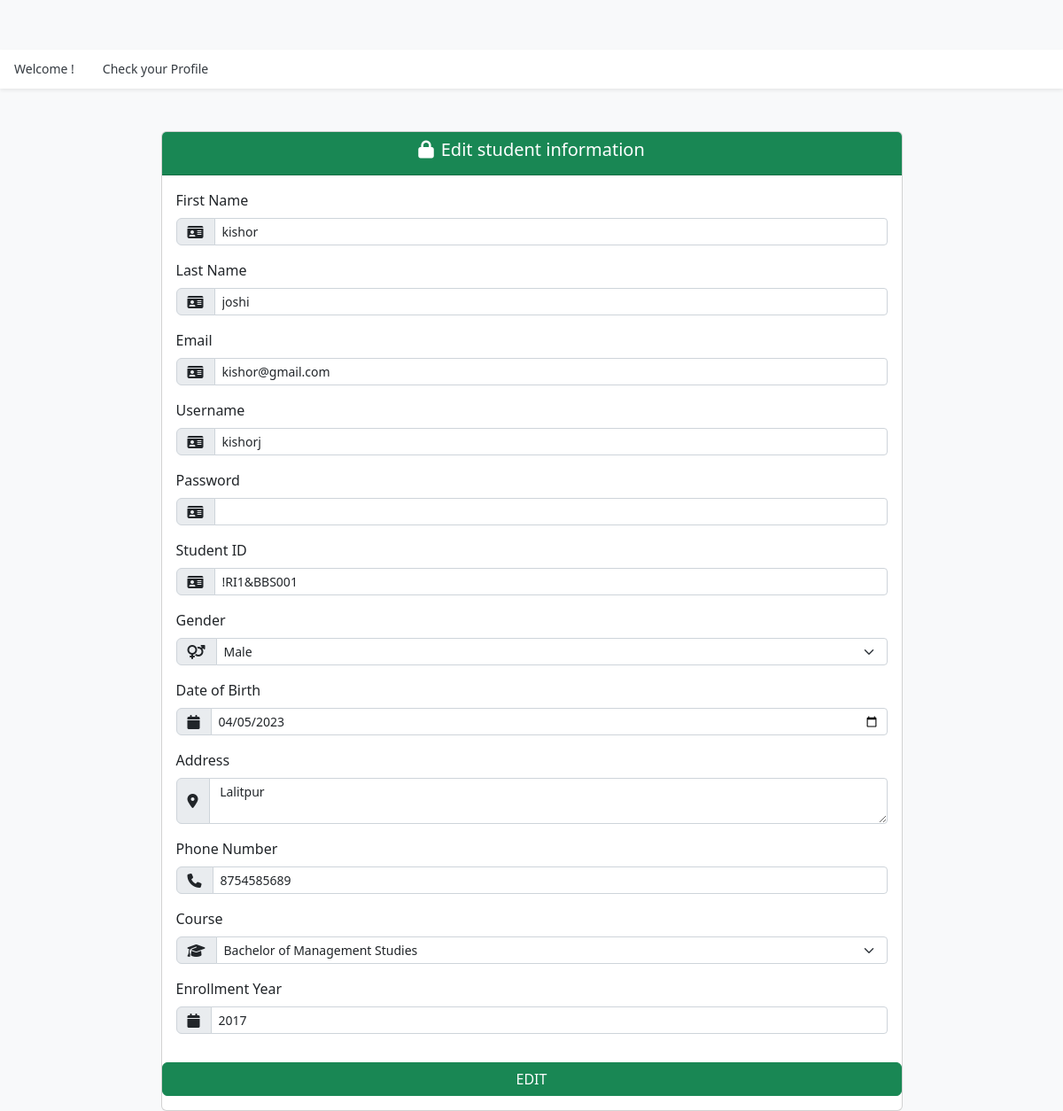
Page /hod/student/edit/2/ (signed in) on the earlier database version.
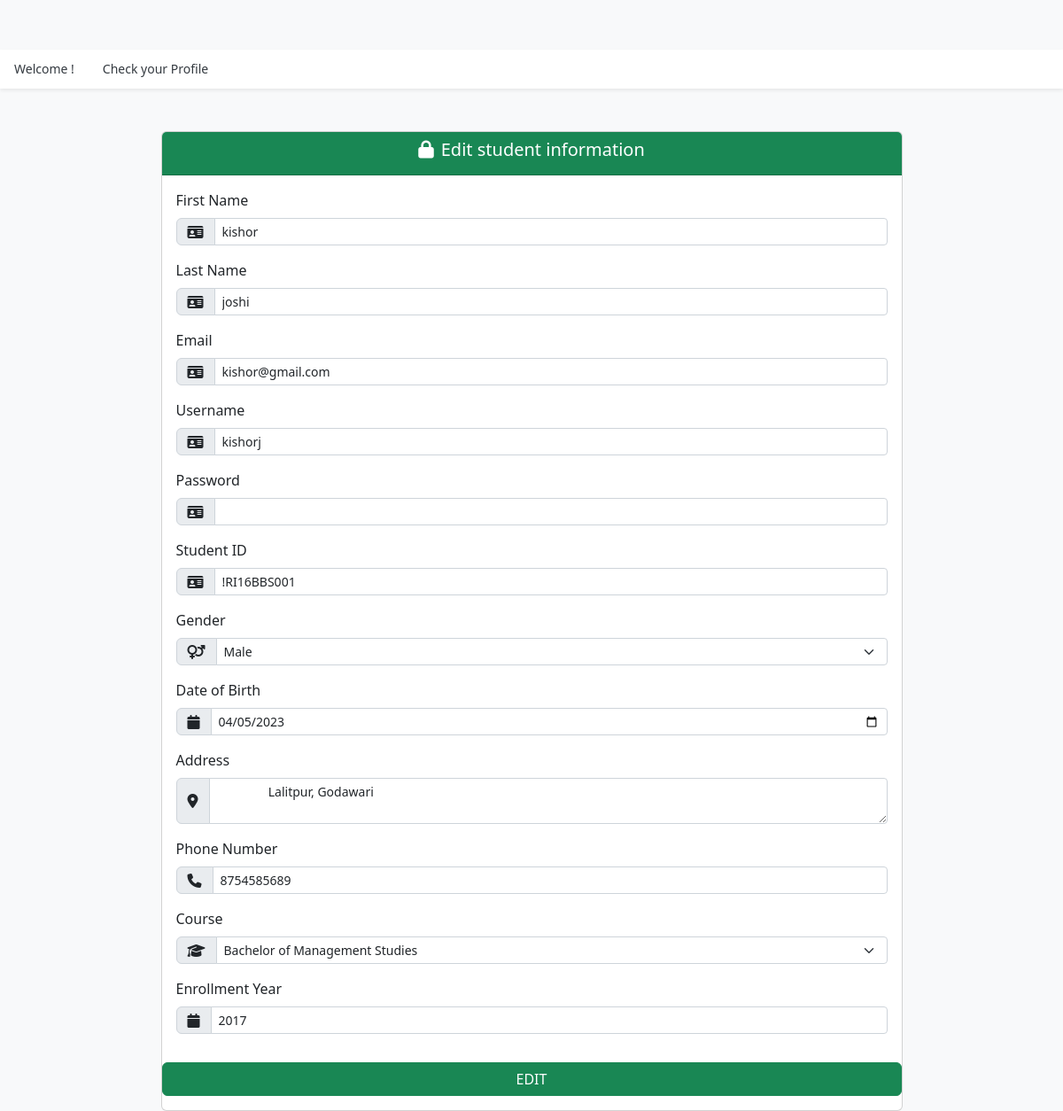
Same page on the later database version.
### app_hod/models.py (models this page shows, shortened)
class Student(models.Model):
    user = models.OneToOneField(UserProfile, on_delete=models.CASCADE)
    student_id = models.CharField(max_length=20, unique=True)
    gender = models.CharField(max_length=1, choices=[('M', 'Male'), ('F', 'Female')])
    dob = models.DateField()
    address = models.TextField()
    phone_number = models.CharField(max_length=20)
    course = models.ForeignKey(Course,on_delete=models.DO_NOTHING)
    enrollment_year = models.CharField(max_length=100, default=None)
    created_at = models.DateTimeField(auto_now_add=True)
    updated_at = models.DateTimeField(auto_now=True)

class Course(models.Model):
    name = models.CharField(max_length=100)
    created_at = models.DateTimeField(auto_now_add=True)
    updated_at = models.DateTimeField(auto_now=True)

### authentication/models.py (models this page shows, shortened)
class UserProfile(models.Model):
    user = models.OneToOneField(User, on_delete=models.CASCADE)
    usertype = models.CharField(max_length=50)

### app_hod/views.py (the view)
# urls.py: path('student/edit/<int:id>/', views.student_edit, name='edit-student'),
@login_required(login_url='/login/')
def student_edit(request, id):
    student = Student.objects.get(id=id)
    courses = Course.objects.all()
    dob = student.dob.strftime('%Y-%m-%d')
    context = {"data": student, "course": courses, "dob": dob}
    return render(request, 'hod/student_edit.html', context)

### templates/hod/student_edit.html (shortened to what the changed rows need)
{% extends 'layouts/master.html' %}
{% block content %}
<div class="container pt-5 d-flex align-items-center justify-content-center">
  <div class="card w-75">
    <div class="card-body">
      <form action="{% url 'update-student' %}" method="POST">
        <div class="mb-3">
          <div class="input-group">
            <span class="input-group-text"><i class="fas fa-id-card"></i></span>
            <input type="text" name="first_name" value="{{ data.user.user.first_name }}" class="form-control form-control-sm">
          </div>
        </div>
        <div class="mb-3">
          <div class="input-group">
            <span class="input-group-text"><i class="fas fa-id-card"></i></span>
            <input type="text" name="last_name" value="{{ data.user.user.last_name }}" class="form-control form-control-sm">
          </div>
        </div>
        <div class="mb-3">
          <div class="input-group">
            <span class="input-group-text"><i class="fas fa-id-card"></i></span>
            <input type="email" name="email"  value="{{ data.user.user.email }}" class="form-control form-control-sm">
          </div>
        </div>
        <div class="mb-3">
          <div class="input-group">
            <span class="input-group-text"><i class="fas fa-id-card"></i></span>
            <input type="text" name="username" value="{{ data.user.user.username }}" class="form-control form-control-sm">
          </div>
        </div>
        <div class="mb-3">
          <div class="input-group">
            <span class="input-group-text"><i class="fas fa-id-card"></i></span>
            <input type="text" name="student_id" value="{{ data.student_id }}" class="form-control form-control-sm">
          </div>
        </div>
        <div class="mb-3">
          <div class="input-group">
            <span class="input-group-text"><i class="fas fa-venus-mars"></i></span>
            <select name="gender" class="form-select form-select-sm">
              <option value="M" {% if data.gender == 'M' %}selected{% endif %}>Male</option>
            </select>
          </div>
        </div>
        <div class="mb-3">
          <div class="input-group">
            <span class="input-group-text"><i class="fas fa-map-marker-alt"></i></span>
            <textarea name="address" class="form-control form-control-sm"> {{ data.address }}</textarea>
          </div>
        </div>
        <div class="mb-3">
          <div class="input-group">
            <span class="input-group-text"><i class="fas fa-phone"></i></span>
            <input type="text" name="phone_number" value="{{ data.phone_number }}" class="form-control form-control-sm">
          </div>
        </div>
        <div class="mb-3">
            <div class="input-group">
              <span class="input-group-text"><i class="fas fa-graduation-cap"></i></span>
              <select name="course" class="form-select form-select-sm">
                {% for cor in course %}
                <option value="{{ cor.id }}" {% if cor.id == data.course.id %}selected{% endif %}>{{ cor.name }}</option>
                {% endfor %}
              </select>
            </div>
          </div>
          <div class="mb-3">
            <div class="input-group">
              <span class="input-group-text"><i class="fas fa-calendar"></i></span>
              <input type="text" name="enrollment_year" value="{{ data.enrollment_year }}" class="form-control form-control-sm">
            </div>
          </div>
          </div>
      </div>
    </div>
{% endblock %}

Differences in the rows shown:
changed Student "Male": student_id "!RI1&BBS001" → "!RI16BBS001"; address "Lalitpur" → "Lalitpur, Godawari"
